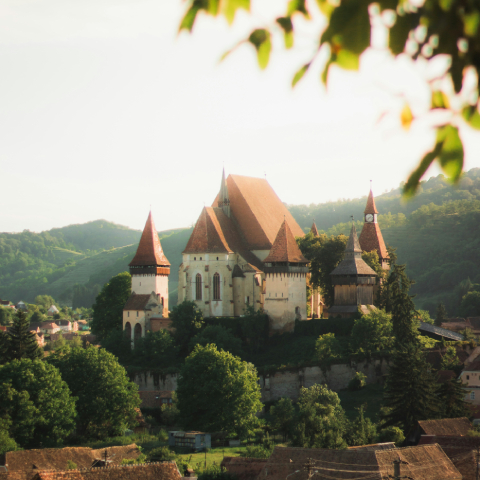
#> input picture image_assets/image1.jpg, 480 x 480 px, found by its file name
$ python '3. rotation.py'
#> lines starting #> are read from the running program, lines starting #| are printed output that depends on the picture
import cv2

image = cv2.imread("image_assets/image1.jpg")
#> image is the input picture: shape (480, 480, 3); mean B, G, R 124.3, 140.6, 142.5

if image is not None:
    # Get the dimensions of the image
    (h, w) = image.shape[:2]
#> h = 480; w = 480

    # Calculate the center of the image
    center = (w // 2, h // 2)
#> center = (240, 240)

    angle = 90  # Rotate by 90 degrees
    scale = 1.0 # means zoom factor of 1 (no zoom)

    # Get the rotation matrix
    M = cv2.getRotationMatrix2D(center, angle, scale)
    rotated_image = cv2.warpAffine(image, M, (w, h))
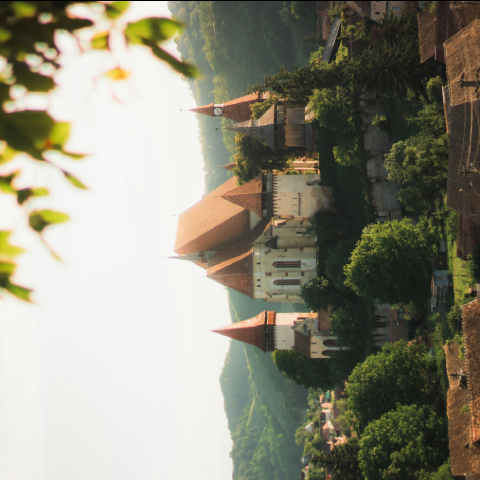
#> rotated_image: shape (480, 480, 3); mean B, G, R 124, 140.3, 142.2
    save = cv2.imwrite('image_assets/rotated_image.jpg', rotated_image)

    cv2.imshow('Original Image', image)
    cv2.imshow('Rotated Image', rotated_image)
    cv2.waitKey(0)
    cv2.destroyAllWindows()

else:
    print("Error: Could not read the image.")

$ run again, with image_assets/image2.jpg copied over image_assets/image1.jpg
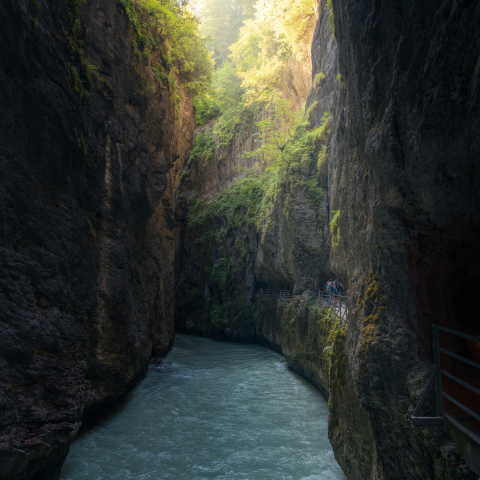
#> input picture image_assets/image2.jpg, 480 x 480 px, found by its file name
#> image is the input picture: shape (480, 480, 3); mean B, G, R 49.5, 55, 50.8
#> `rotated_image = cv2.warpAffine(image, M, (w, h))`:
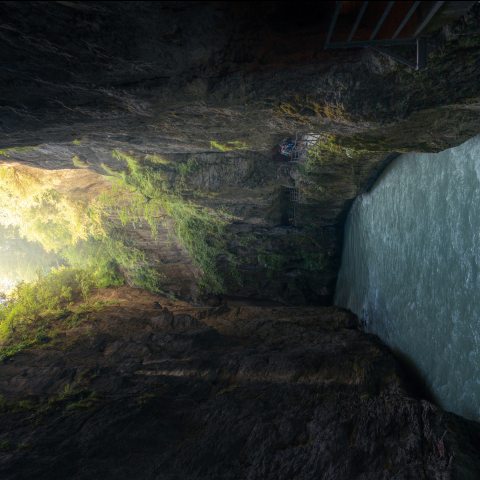
#> rotated_image: shape (480, 480, 3); mean B, G, R 49.5, 55, 50.8

$ run again, with image_assets/image3.jpg copied over image_assets/image1.jpg
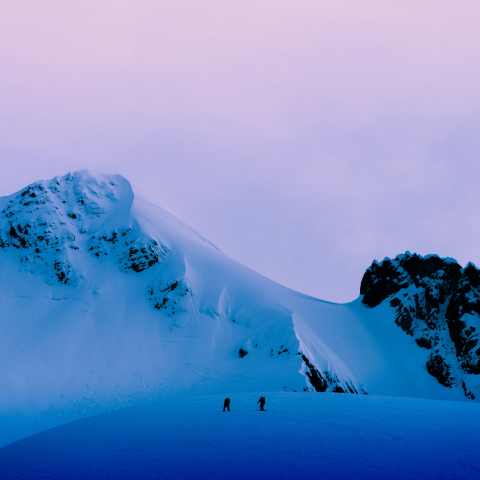
#> input picture image_assets/image3.jpg, 480 x 480 px, found by its file name
#> image is the input picture: shape (480, 480, 3); mean B, G, R 197.9, 143, 113.5
#> `rotated_image = cv2.warpAffine(image, M, (w, h))`:
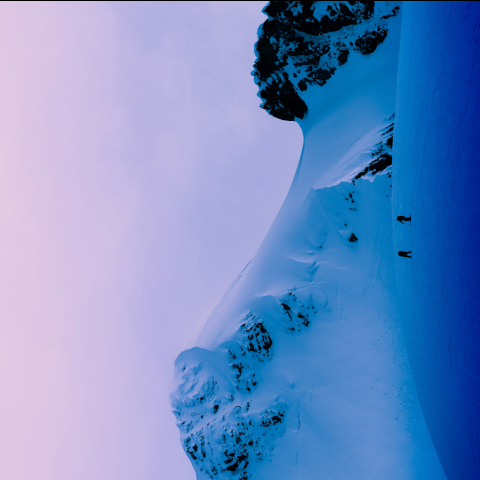
#> rotated_image: shape (480, 480, 3); mean B, G, R 197.5, 142.7, 113.3

$ run again, with image_assets/image4.jpg copied over image_assets/image1.jpg
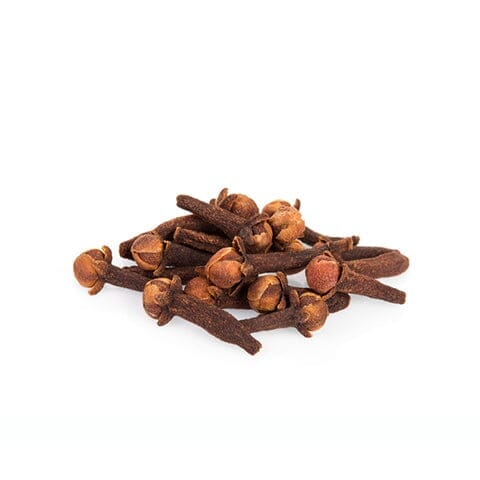
#> input picture image_assets/image4.jpg, 480 x 480 px, found by its file name
#> image is the input picture: shape (480, 480, 3); mean B, G, R 228.9, 231.5, 237.6
#> `rotated_image = cv2.warpAffine(image, M, (w, h))`:
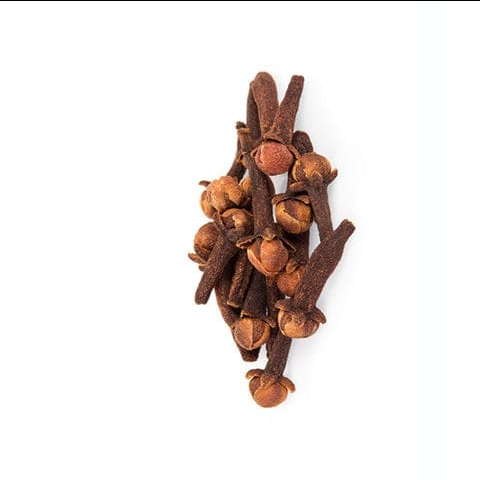
#> rotated_image: shape (480, 480, 3); mean B, G, R 228.4, 230.9, 237
